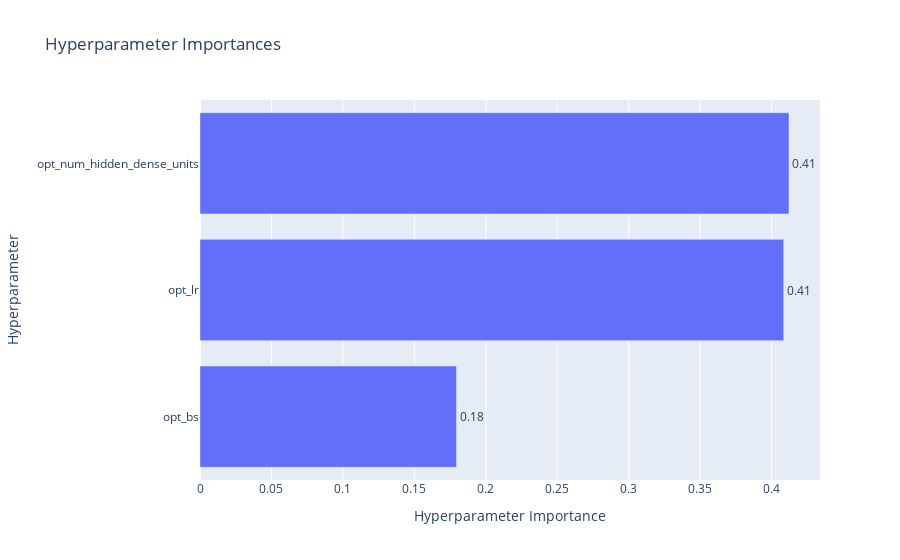

Write notebook code for a chart like this one.
### Code cell
from optuna.visualization import plot_param_importances
plot_param_importances(study)

### Figure 1 — Plotly figure (JSON) as saved in the notebook; plotly's stock layout.template omitted (floating-point values rounded to 4 significant figures)
{"data": [{"cliponaxis": false, "hovertemplate": ["opt_bs (IntDistribution): 0.17948012103015093<extra></extra>", "opt_lr (FloatDistribution): 0.40841130901427974<extra></extra>", "opt_num_hidden_dense_units (IntDistribution): 0.4121085699555694<extra></extra>"], "name": "Objective Value", "orientation": "h", "text": ["0.18", "0.41", "0.41"], "textposition": "outside", "type": "bar", "x": [0.1795, 0.4084, 0.4121], "y": ["opt_bs", "opt_lr", "opt_num_hidden_dense_units"]}], "layout": {"title": {"text": "Hyperparameter Importances"}, "xaxis": {"title": {"text": "Hyperparameter Importance"}}, "yaxis": {"title": {"text": "Hyperparameter"}}}}
